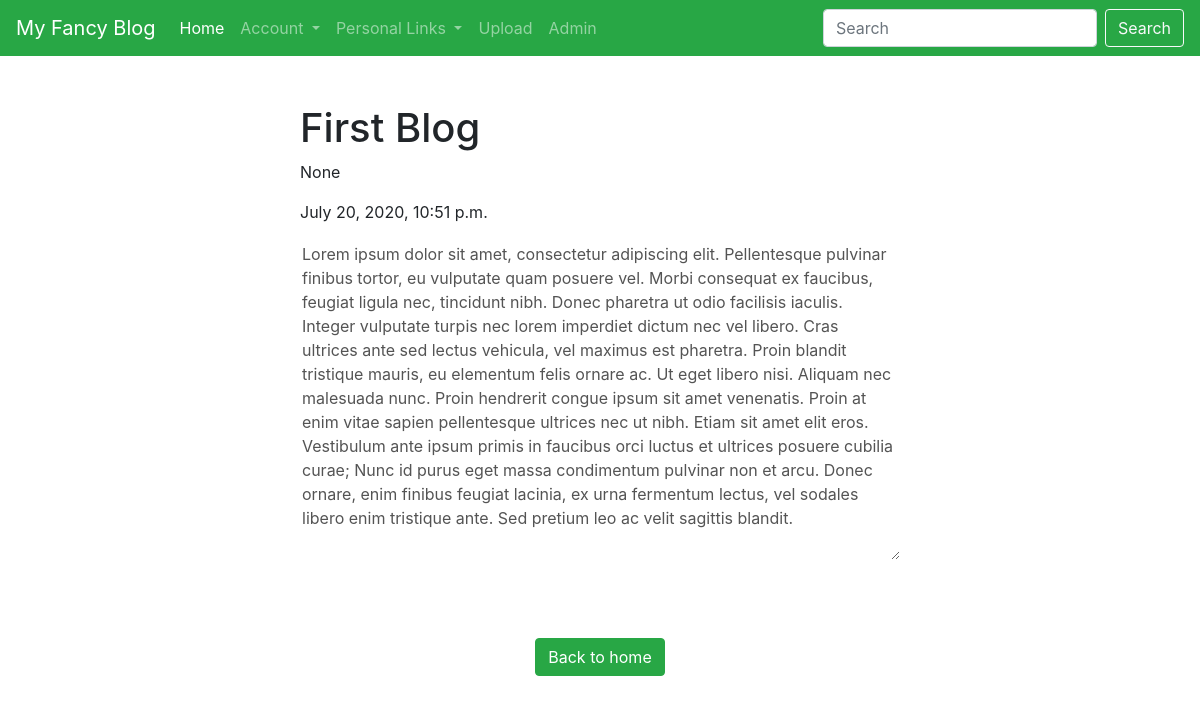
The page /blog/1 on the database its author committed.
### blog/models.py (models this page shows, shortened)
class Blog(models.Model):
    title = models.CharField(max_length = 200)
    writer = models.CharField(max_length = 50, null = True)
    pub_date = models.DateTimeField('date published')
    body = models.TextField()

### blog/views.py (the view)
# urls.py: path('<int:blog_id>', views.detail, name = 'detail'),
def detail(req, blog_id):
    blog_detail = get_object_or_404(Blog, pk = blog_id)
    return render(req, 'detail.html', {'blog': blog_detail})

### blog/templates/detail.html (shortened to what this page needs)
{% extends 'base.html' %}
{% block contents %}
<div class="container d-flex flex-row justify-content-center">
    <div class="mt-5">
        <h1>{{blog.title}}</h1>
        <p>{{blog.writer}}</p>
        <p>{{blog.pub_date}}</p>
        <textarea class="blog_body border-0 overflow-auto bg-white" spellcheck="false" disabled>{{blog.body}}</textarea>
        <br>
    </div>
</div>
<div class="container d-flex flex-row justify-content-center my-4">
    <a class="btn btn-success" href="{%url 'home' %}">Back to home</a>
</div>
{% endblock %}

### blogproject/templates/base.html (style rules this page uses)
body { position: relative; }
.blog_body { width: 50vw; height: 40vh; }

### rows shown on the page
Blog: title "First Blog", writer "None", pub_date "July 20, 2020, 10:51 p.m.", body "Lorem ipsum dolor sit amet, consectetur adipiscing elit. Pellentesque pulvinar finibus tortor, eu vulputate quam posuere vel. Morbi consequat ex faucibus, feugiat ligula nec, tincidunt nibh. Donec pharetra ut odio facilisis iaculis. Integer vulputate turpis nec lorem imperdiet dictum nec vel libero. Cras ultrices ante sed lectus vehicula, vel maximus est pharetra. Proin blandit tristique mauris, eu elementum felis ornare ac. Ut eget libero nisi. Aliquam nec malesuada nunc. Proin hendrerit congue ipsum sit amet venenatis. Proin at enim vitae sapien pellentesque ultrices nec ut nibh. Etiam sit amet elit eros. Vestibulum ante ipsum primis in faucibus orci luctus et ultrices posuere cubilia…"
